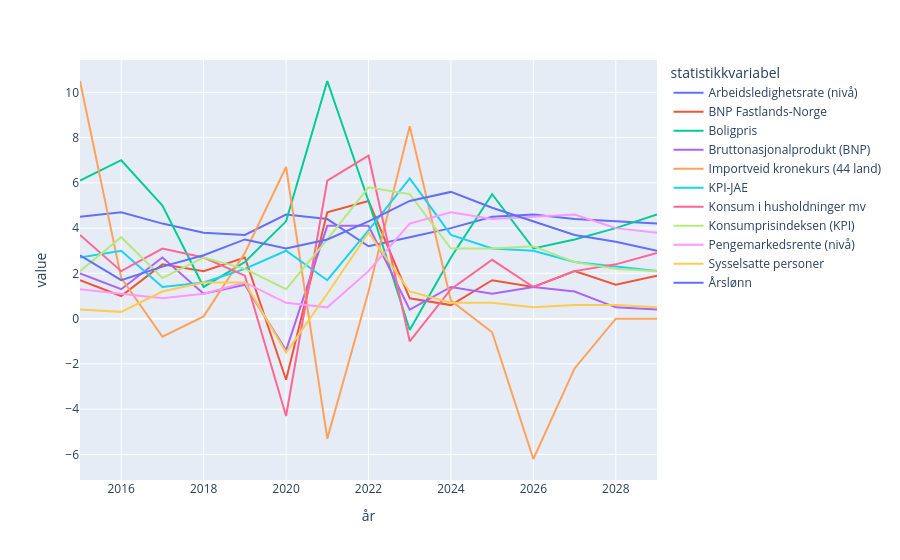

Write notebook code for a chart like this one.
### Markdown cell above
Da fungerer plot av df2 uten parametre

### Code cell
df2.plot()

### Figure 1 — Plotly figure (JSON) as saved in the notebook; plotly's stock layout.template omitted (floating-point values rounded to 4 significant figures)
{"data": [{"hovertemplate": "statistikkvariabel=Arbeidsledighetsrate (nivå)<br>år=%{x}<br>value=%{y}<extra></extra>", "legendgroup": "Arbeidsledighetsrate (nivå)", "line": {"color": "#636efa", "dash": "solid"}, "marker": {"symbol": "circle"}, "mode": "lines", "name": "Arbeidsledighetsrate (nivå)", "orientation": "v", "showlegend": true, "type": "scatter", "x": [2015, 2016, 2017, 2018, 2019, 2020, 2021, 2022, 2023, 2024, 2025, 2026, 2027, 2028, 2029], "xaxis": "x", "y": [4.5, 4.7, 4.2, 3.8, 3.7, 4.6, 4.4, 3.2, 3.6, 4.0, 4.5, 4.6, 4.4, 4.3, 4.2], "yaxis": "y"}, {"hovertemplate": "statistikkvariabel=BNP Fastlands-Norge<br>år=%{x}<br>value=%{y}<extra></extra>", "legendgroup": "BNP Fastlands-Norge", "line": {"color": "#EF553B", "dash": "solid"}, "marker": {"symbol": "circle"}, "mode": "lines", "name": "BNP Fastlands-Norge", "orientation": "v", "showlegend": true, "type": "scatter", "x": [2015, 2016, 2017, 2018, 2019, 2020, 2021, 2022, 2023, 2024, 2025, 2026, 2027, 2028, 2029], "xaxis": "x", "y": [1.7, 1.0, 2.4, 2.1, 2.7, -2.7, 4.7, 5.2, 0.9, 0.6, 1.7, 1.4, 2.1, 1.5, 1.9], "yaxis": "y"}, {"hovertemplate": "statistikkvariabel=Boligpris<br>år=%{x}<br>value=%{y}<extra></extra>", "legendgroup": "Boligpris", "line": {"color": "#00cc96", "dash": "solid"}, "marker": {"symbol": "circle"}, "mode": "lines", "name": "Boligpris", "orientation": "v", "showlegend": true, "type": "scatter", "x": [2015, 2016, 2017, 2018, 2019, 2020, 2021, 2022, 2023, 2024, 2025, 2026, 2027, 2028, 2029], "xaxis": "x", "y": [6.1, 7.0, 5.0, 1.4, 2.5, 4.3, 10.5, 5.2, -0.5, 2.7, 5.5, 3.1, 3.5, 4.0, 4.6], "yaxis": "y"}, {"hovertemplate": "statistikkvariabel=Bruttonasjonalprodukt (BNP)<br>år=%{x}<br>value=%{y}<extra></extra>", "legendgroup": "Bruttonasjonalprodukt (BNP)", "line": {"color": "#ab63fa", "dash": "solid"}, "marker": {"symbol": "circle"}, "mode": "lines", "name": "Bruttonasjonalprodukt (BNP)", "orientation": "v", "showlegend": true, "type": "scatter", "x": [2015, 2016, 2017, 2018, 2019, 2020, 2021, 2022, 2023, 2024, 2025, 2026, 2027, 2028, 2029], "xaxis": "x", "y": [2.0, 1.3, 2.7, 1.1, 1.5, -1.4, 4.1, 4.1, 0.4, 1.4, 1.1, 1.4, 1.2, 0.5, 0.4], "yaxis": "y"}, {"hovertemplate": "statistikkvariabel=Importveid kronekurs (44 land)<br>år=%{x}<br>value=%{y}<extra></extra>", "legendgroup": "Importveid kronekurs (44 land)", "line": {"color": "#FFA15A", "dash": "solid"}, "marker": {"symbol": "circle"}, "mode": "lines", "name": "Importveid kronekurs (44 land)", "orientation": "v", "showlegend": true, "type": "scatter", "x": [2015, 2016, 2017, 2018, 2019, 2020, 2021, 2022, 2023, 2024, 2025, 2026, 2027, 2028, 2029], "xaxis": "x", "y": [10.5, 1.8, -0.8, 0.1, 2.9, 6.7, -5.3, 1.2, 8.5, 0.8, -0.6, -6.2, -2.2, 0.0, 0.0], "yaxis": "y"}, {"hovertemplate": "statistikkvariabel=KPI-JAE<br>år=%{x}<br>value=%{y}<extra></extra>", "legendgroup": "KPI-JAE", "line": {"color": "#19d3f3", "dash": "solid"}, "marker": {"symbol": "circle"}, "mode": "lines", "name": "KPI-JAE", "orientation": "v", "showlegend": true, "type": "scatter", "x": [2015, 2016, 2017, 2018, 2019, 2020, 2021, 2022, 2023, 2024, 2025, 2026, 2027, 2028, 2029], "xaxis": "x", "y": [2.7, 3.0, 1.4, 1.6, 2.2, 3.0, 1.7, 3.9, 6.2, 3.7, 3.1, 3.0, 2.5, 2.3, 2.1], "yaxis": "y"}, {"hovertemplate": "statistikkvariabel=Konsum i husholdninger mv<br>år=%{x}<br>value=%{y}<extra></extra>", "legendgroup": "Konsum i husholdninger mv", "line": {"color": "#FF6692", "dash": "solid"}, "marker": {"symbol": "circle"}, "mode": "lines", "name": "Konsum i husholdninger mv", "orientation": "v", "showlegend": true, "type": "scatter", "x": [2015, 2016, 2017, 2018, 2019, 2020, 2021, 2022, 2023, 2024, 2025, 2026, 2027, 2028, 2029], "xaxis": "x", "y": [3.7, 2.1, 3.1, 2.7, 1.9, -4.3, 6.1, 7.2, -1.0, 1.3, 2.6, 1.4, 2.1, 2.4, 2.9], "yaxis": "y"}, {"hovertemplate": "statistikkvariabel=Konsumprisindeksen (KPI)<br>år=%{x}<br>value=%{y}<extra></extra>", "legendgroup": "Konsumprisindeksen (KPI)", "line": {"color": "#B6E880", "dash": "solid"}, "marker": {"symbol": "circle"}, "mode": "lines", "name": "Konsumprisindeksen (KPI)", "orientation": "v", "showlegend": true, "type": "scatter", "x": [2015, 2016, 2017, 2018, 2019, 2020, 2021, 2022, 2023, 2024, 2025, 2026, 2027, 2028, 2029], "xaxis": "x", "y": [2.1, 3.6, 1.8, 2.7, 2.2, 1.3, 3.5, 5.8, 5.5, 3.1, 3.1, 3.2, 2.5, 2.2, 2.1], "yaxis": "y"}, {"hovertemplate": "statistikkvariabel=Pengemarkedsrente (nivå)<br>år=%{x}<br>value=%{y}<extra></extra>", "legendgroup": "Pengemarkedsrente (nivå)", "line": {"color": "#FF97FF", "dash": "solid"}, "marker": {"symbol": "circle"}, "mode": "lines", "name": "Pengemarkedsrente (nivå)", "orientation": "v", "showlegend": true, "type": "scatter", "x": [2015, 2016, 2017, 2018, 2019, 2020, 2021, 2022, 2023, 2024, 2025, 2026, 2027, 2028, 2029], "xaxis": "x", "y": [1.3, 1.1, 0.9, 1.1, 1.6, 0.7, 0.5, 2.1, 4.2, 4.7, 4.4, 4.5, 4.6, 4.0, 3.8], "yaxis": "y"}, {"hovertemplate": "statistikkvariabel=Sysselsatte personer<br>år=%{x}<br>value=%{y}<extra></extra>", "legendgroup": "Sysselsatte personer", "line": {"color": "#FECB52", "dash": "solid"}, "marker": {"symbol": "circle"}, "mode": "lines", "name": "Sysselsatte personer", "orientation": "v", "showlegend": true, "type": "scatter", "x": [2015, 2016, 2017, 2018, 2019, 2020, 2021, 2022, 2023, 2024, 2025, 2026, 2027, 2028, 2029], "xaxis": "x", "y": [0.4, 0.3, 1.2, 1.6, 1.6, -1.5, 1.1, 3.8, 1.2, 0.7, 0.7, 0.5, 0.6, 0.6, 0.5], "yaxis": "y"}, {"hovertemplate": "statistikkvariabel=Årslønn<br>år=%{x}<br>value=%{y}<extra></extra>", "legendgroup": "Årslønn", "line": {"color": "#636efa", "dash": "solid"}, "marker": {"symbol": "circle"}, "mode": "lines", "name": "Årslønn", "orientation": "v", "showlegend": true, "type": "scatter", "x": [2015, 2016, 2017, 2018, 2019, 2020, 2021, 2022, 2023, 2024, 2025, 2026, 2027, 2028, 2029], "xaxis": "x", "y": [2.8, 1.7, 2.3, 2.8, 3.5, 3.1, 3.5, 4.3, 5.2, 5.6, 4.9, 4.3, 3.7, 3.4, 3.0], "yaxis": "y"}], "layout": {"legend": {"title": {"text": "statistikkvariabel"}, "tracegroupgap": 0}, "margin": {"t": 60}, "xaxis": {"anchor": "y", "domain": [0, 1], "title": {"text": "år"}}, "yaxis": {"anchor": "x", "domain": [0, 1], "title": {"text": "value"}}}}
